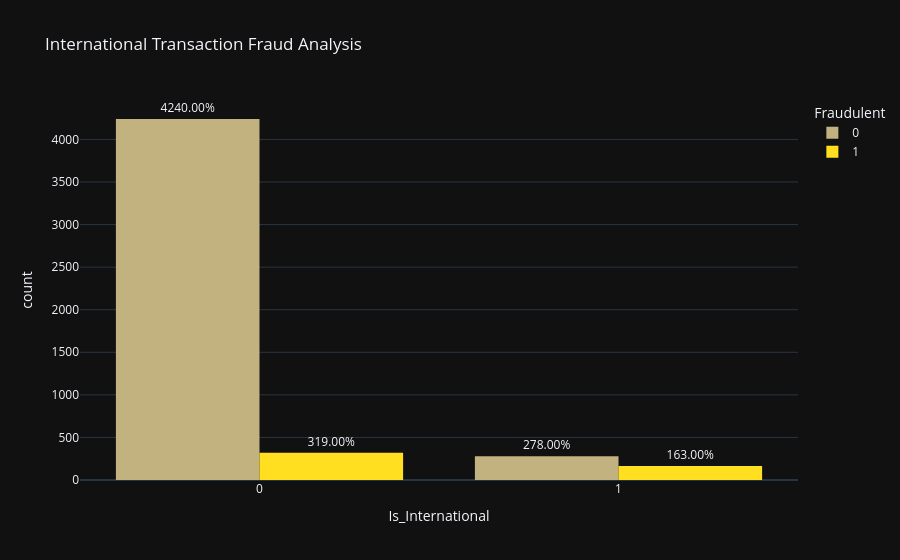

Notebook code for this chart:
### Markdown cell above
# International vs Domestic Fraud

### Code cell
fig = px.histogram(
    df,
    x='Is_International',
    color='Fraudulent',
    color_discrete_sequence=['#C2B280', '#FFDF20'],
    barmode='group',
    title='International Transaction Fraud Analysis'
)

fig.update_traces(marker_line=dict(color='black'),texttemplate='%{y:.2f}%', textposition='outside')
fig.update_layout(template='plotly_dark',height=500)
fig.show()

### Figure 1 — Plotly figure (JSON) as saved in the notebook; plotly's stock layout.template omitted (floating-point values rounded to 4 significant figures; data arrays with more than 128 entries replaced by an {"elided": "..."} marker saying what was removed)
{"data": [{"alignmentgroup": "True", "bingroup": "x", "hovertemplate": "Fraudulent=0<br>Is_International=%{x}<br>count=%{y}<extra></extra>", "legendgroup": "0", "marker": {"color": "#C2B280", "line": {"color": "black"}, "pattern": {"shape": ""}}, "name": "0", "offsetgroup": "0", "orientation": "v", "showlegend": true, "textposition": "outside", "texttemplate": "%{y:.2f}%", "type": "histogram", "x": {"elided": "4518 int values"}, "xaxis": "x", "yaxis": "y"}, {"alignmentgroup": "True", "bingroup": "x", "hovertemplate": "Fraudulent=1<br>Is_International=%{x}<br>count=%{y}<extra></extra>", "legendgroup": "1", "marker": {"color": "#FFDF20", "line": {"color": "black"}, "pattern": {"shape": ""}}, "name": "1", "offsetgroup": "1", "orientation": "v", "showlegend": true, "textposition": "outside", "texttemplate": "%{y:.2f}%", "type": "histogram", "x": {"elided": "482 int values"}, "xaxis": "x", "yaxis": "y"}], "layout": {"autosize": true, "barmode": "group", "legend": {"title": {"text": "Fraudulent"}, "tracegroupgap": 0}, "title": {"text": "International Transaction Fraud Analysis"}, "xaxis": {"anchor": "y", "autorange": true, "domain": [0, 1], "range": [-0.5, 1.5], "title": {"text": "Is_International"}, "type": "linear"}, "yaxis": {"anchor": "x", "autorange": true, "domain": [0, 1], "range": [0, 4463.0], "title": {"text": "count"}}}}
